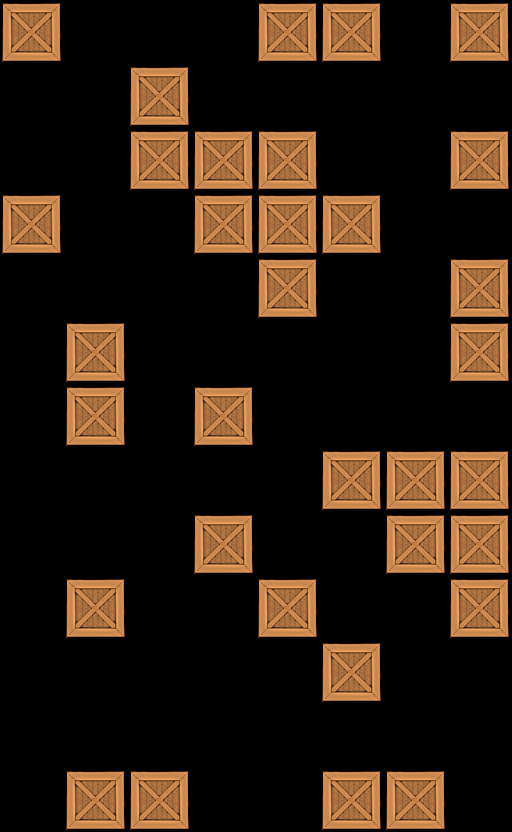

The image is a tile-based game level rendered from a .tmx file. Its description and source (layers, tilesets, objects; grid data summarised) follow:
An orthogonal 8x13 tile map with 64x64 px tiles, 1 tile layer (Tile Layer 1).

<map version="1.0" orientation="orthogonal" width="8" height="13" tilewidth="64" tileheight="64">
 <tileset firstgid="1" name="crate" tilewidth="64" tileheight="64">
  <image source="../../crate5.png" width="64" height="64" />
 </tileset>
 <layer name="Tile Layer 1" width="8" height="13">
  <data>[104 cells, 33 non-empty, 1 distinct tile ids]</data>
 </layer>
</map>
